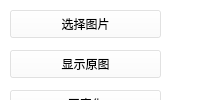
  <widget class="QDockWidget" name="dockWidget">
   <property name="minimumSize">
    <size>
     <width>172</width>
     <height>46</height>
    </size>
   </property>
   <property name="styleSheet">
    <string notr="true">background-color: rgba(255, 255, 255, 100);</string>
   </property>
   <property name="windowTitle">
    <string> 工具箱</string>
   </property>
   <attribute name="dockWidgetArea">
    <number>1</number>
   </attribute>
   <widget class="QWidget" name="dockWidgetContents">
    <widget class="QPushButton" name="pushButton">
     <property name="geometry">
      <rect>
       <x>10</x>
       <y>10</y>
       <width>151</width>
       <height>28</height>
      </rect>
     </property>
     <property name="styleSheet">
      <string notr="true"/>
     </property>
     <property name="text">
      <string>选择图片</string>
     </property>
    </widget>
    <widget class="QPushButton" name="pushButton_gray">
     <property name="geometry">
      <rect>
       <x>10</x>
       <y>90</y>
       <width>151</width>
       <height>28</height>
      </rect>
     </property>
     <property name="text">
      <string>灰度化</string>
     </property>
    </widget>
    <widget class="QPushButton" name="pushButton_junzhi">
     <property name="geometry">
      <rect>
       <x>10</x>
       <y>130</y>
       <width>151</width>
       <height>28</height>
      </rect>
     </property>
     <property name="text">
      <string>均值滤波</string>
     </property>
    </widget>
    <widget class="QLabel" name="label_2">
     <property name="geometry">
      <rect>
       <x>10</x>
       <y>280</y>
       <width>72</width>
       <height>15</height>
      </rect>
     </property>
     <property name="text">
      <string/>
     </property>
    </widget>
    <widget class="QLabel" name="label_3">
     <property name="geometry">
      <rect>
       <x>10</x>
       <y>310</y>
       <width>72</width>
       <height>15</height>
      </rect>
     </property>
     <property name="text">
      <string/>
     </property>
    </widget>
    <widget class="QPushButton" name="pushButton_junzhi_2">
     <property name="geometry">
      <rect>
       <x>10</x>
       <y>170</y>
       <width>151</width>
       <height>28</height>
      </rect>
     </property>
     <property name="text">
      <string>边缘检测</string>
     </property>
    </widget>
    <widget class="QPushButton" name="pushButton_junzhi_3">
     <property name="geometry">
      <rect>
       <x>10</x>
       <y>210</y>
       <width>151</width>
       <height>28</height>
      </rect>
     </property>
     <property name="text">
      <string>边缘检测+原图</string>
     </property>
    </widget>
    <widget class="QSlider" name="horizontalSlider_2">
     <property name="geometry">
      <rect>
       <x>9</x>
       <y>250</y>
       <width>151</width>
       <height>31</height>
      </rect>
     </property>
     <property name="styleSheet">
      <string notr="true">QSlider::add-page:Horizontal
     {     
        background-color: rgb(223, 223, 223);
        height:4px;
     }
     QSlider::sub-page:Horizontal 
    {
        background-color:black;
        height:4px;
     }
    QSlider::groove:Horizontal 
    {
        background:transparent;
        height:10px;
		border-radius: 5px;
    }
    QSlider::handle:Horizontal 
    {
        height: 20px;
        width:20px;
        border-image: url(:/myImage/images/slide.png);
        margin: -8 0px;
    }
</string>
     </property>
     <property name="maximum">
      <number>100</number>
     </property>
     <property name="singleStep">
      <number>1</number>
     </property>
     <property name="value">
      <number>50</number>
     </property>
     <property name="orientation">
      <enum>Qt::Horizontal</enum>
     </property>
    </widget>
    <widget class="QLabel" name="label_fuhe">
     <property name="geometry">
      <rect>
       <x>70</x>
       <y>280</y>
       <width>91</width>
       <height>16</height>
      </rect>
     </property>
     <property name="text">
      <string>0.5:0.5</string>
     </property>
    </widget>
    <widget class="QLabel" name="label_5">
     <property name="geometry">
      <rect>
       <x>10</x>
       <y>280</y>
       <width>51</width>
       <height>16</height>
      </rect>
     </property>
     <property name="text">
      <string>比例：</string>
     </property>
    </widget>
    <widget class="QPushButton" name="pushButton_origin">
     <property name="geometry">
      <rect>
       <x>10</x>
       <y>50</y>
       <width>151</width>
       <height>28</height>
      </rect>
     </property>
     <property name="text">
      <string>显示原图</string>
     </property>
    </widget>
    <widget class="QPushButton" name="pushButton_gamma">
     <property name="geometry">
      <rect>
       <x>10</x>
       <y>310</y>
       <width>151</width>
       <height>28</height>
      </rect>
     </property>
     <property name="text">
      <string>伽马变换</string>
     </property>
    </widget>
    <widget class="QPushButton" name="pushButton_turnleft">
     <property name="geometry">
      <rect>
       <x>10</x>
       <y>360</y>
       <width>64</width>
       <height>64</height>
      </rect>
     </property>
     <property name="styleSheet">
      <string notr="true">border-radius:32px;
background-repeat:no-repeat;
background-position:center;
background-image: url(:/myImage/images/turn-left.png);</string>
     </property>
     <property name="text">
      <string/>
     </property>
    </widget>
    <widget class="QPushButton" name="pushButton_turnright">
     <property name="geometry">
      <rect>
       <x>90</x>
       <y>360</y>
       <width>64</width>
       <height>64</height>
      </rect>
     </property>
     <property name="styleSheet">
      <string notr="true">border-radius:32px;
background-repeat:no-repeat;
background-position:center;
background-image: url(:/myImage/images/turn-right.png);</string>
     </property>
     <property name="text">
      <string/>
     </property>
    </widget>
    <widget class="QPushButton" name="pushButton_turnleft_2">
     <property name="geometry">
      <rect>
       <x>10</x>
       <y>440</y>
       <width>64</width>
       <height>64</height>
      </rect>
     </property>
     <property name="styleSheet">
      <string notr="true">border-radius:32px;
background-repeat:no-repeat;
background-position:center;
background-image: url(:/myImage/images/shuiping.png);</string>
     </property>
     <property name="text">
      <string/>
     </property>
    </widget>
    <widget class="QPushButton" name="pushButton_turnleft_3">
     <property name="geometry">
      <rect>
       <x>90</x>
       <y>440</y>
       <width>64</width>
       <height>64</height>
      </rect>
     </property>
     <property name="styleSheet">
      <string notr="true">border-radius:32px;
background-repeat:no-repeat;
background-position:center;
background-image: url(:/myImage/images/chuizhi.png);</string>
     </property>
     <property name="text">
      <string/>
     </property>
    </widget>
   </widget>
  </widget>
